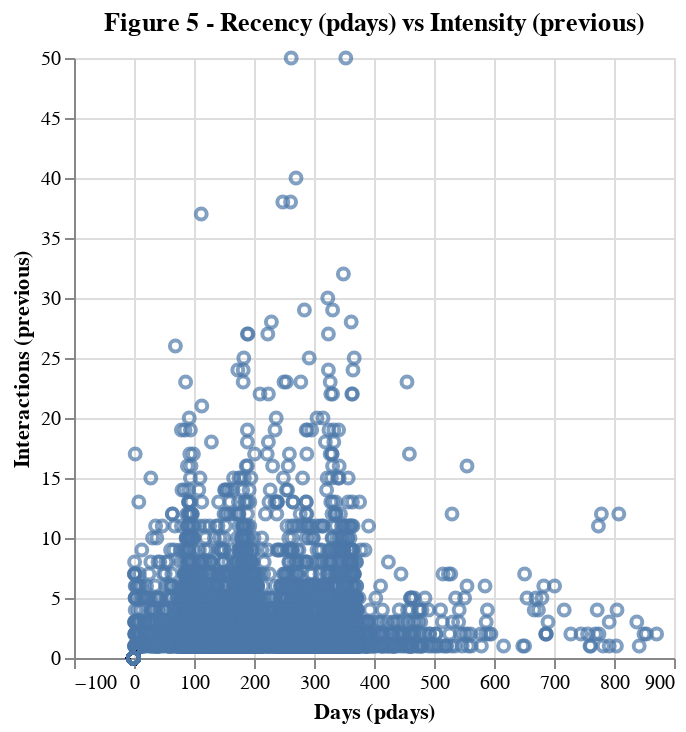

This figure's notebook cell:
### Markdown cell above
The analysis revealed that the distributions of the `pdays` and `previous` variables in the dataset are significantly skewed. Moreover, `pdays` and `previous` variables exhibit a moderate Pearson correlation score of 0.44. The Pearson correlation coefficient suggests potential multicollinearity between the recency of client engagement (pdays) and the intensity of past efforts to connect with clients (previous).

### Code cell
Fig_5 = alt.Chart(train_df, title="Figure 5 - Recency (pdays) vs Intensity (previous)").mark_point().encode(
    x=alt.X("pdays", title='Days (pdays)'),
    y=alt.Y("previous", title='Interactions (previous)').scale(domain=(0, 50), clamp=True)
)
Fig_5

### Figure 1 — Vega specification as saved in the notebook (floating-point values rounded to 4 significant figures; data arrays with more than 128 entries replaced by an {"elided": "..."} marker saying what was removed)
{"$schema": "https://vega.github.io/schema/vega/v5.json", "data": [{"name": "source_0", "values": {"elided": "33908 records"}}, {"name": "source_0_x_domain_pdays", "values": [{"min": -1, "max": 871}]}], "marks": [{"type": "symbol", "name": "marks", "from": {"data": "source_0"}, "encode": {"update": {"fill": {"value": "transparent"}, "ariaRoleDescription": {"value": "point"}, "x": {"field": "pdays", "scale": "x"}, "y": {"field": "previous", "scale": "y"}, "opacity": {"value": 0.7}, "description": {"signal": "\"Days (pdays): \" + (format(datum[\"pdays\"], \"\")) + \"; Interactions (previous): \" + (format(datum[\"previous\"], \"\"))"}, "stroke": {"value": "#4c78a8"}}}, "style": ["point"]}], "scales": [{"name": "x", "type": "linear", "domain": [{"signal": "(data(\"source_0_x_domain_pdays\")[0] || {}).min"}, {"signal": "(data(\"source_0_x_domain_pdays\")[0] || {}).max"}], "range": [0, {"signal": "width"}], "nice": true, "zero": true}, {"name": "y", "type": "linear", "domain": [0, 50], "range": [{"signal": "height"}, 0], "clamp": true, "zero": true}], "axes": [{"scale": "x", "gridScale": "y", "domain": false, "grid": true, "labels": false, "minExtent": 0, "zindex": 0, "ticks": false, "maxExtent": 0, "orient": "bottom", "aria": false, "tickCount": {"signal": "ceil(width/40)"}}, {"scale": "y", "orient": "left", "gridScale": "x", "labels": false, "zindex": 0, "grid": true, "tickCount": {"signal": "ceil(height/40)"}, "aria": false, "maxExtent": 0, "minExtent": 0, "ticks": false, "domain": false}, {"scale": "x", "orient": "bottom", "zindex": 0, "grid": false, "title": "Days (pdays)", "labelOverlap": true, "labelFlush": true, "tickCount": {"signal": "ceil(width/40)"}}, {"scale": "y", "orient": "left", "labelOverlap": true, "tickCount": {"signal": "ceil(height/40)"}, "grid": false, "zindex": 0, "title": "Interactions (previous)"}], "title": {"text": "Figure 5 - Recency (pdays) vs Intensity (previous)", "frame": "group"}, "width": 300, "height": 300, "padding": 5, "background": "white", "style": "cell"}
